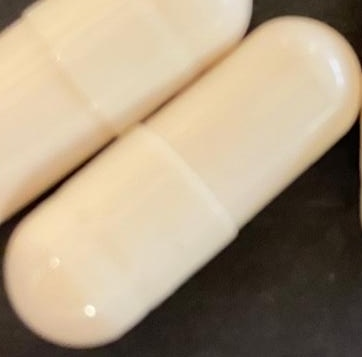
#> input picture contours/imgs/contours.jpeg, 362 x 357 px, found by its file name
$ python contours.py
#> lines starting #> are read from the running program, lines starting #| are printed output that depends on the picture; after the words box and inside, x2 and y2 are one past the last pixel; in counts of white or black regions, pixels touching at a corner belong together
import cv2
import numpy as np

# Step 1: Preprocess - Thresholding (Normal for white capsules on black background)
image = cv2.imread('contours.jpeg')
#> image is the input picture: shape (357, 362, 3); mean B, G, R 129, 153.6, 170.8

lower = np.array([0, 0, 0])
upper = np.array([55, 55, 55])

brightness = -100
contrast = 100
image = np.int16(image)
image = image * (contrast/127+1) - contrast + brightness
image = np.clip(image, 0, 255)
image = np.uint8(image)

gray = cv2.cvtColor(image, cv2.COLOR_BGR2GRAY)
# Since capsules are white, use THRESH_BINARY
_, thresh = cv2.threshold(gray, 0, 255, cv2.THRESH_BINARY + cv2.THRESH_OTSU)
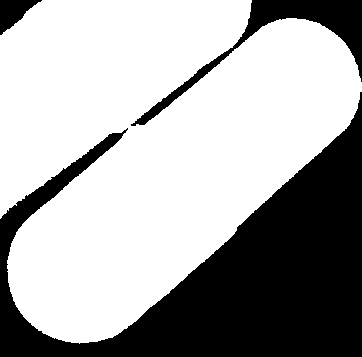
#> thresh: shape (357, 362); 66.5% white; 3 black regions, box (x1, y1, x2, y2) and area: (0, 92, 362, 357) 38073, (131, 0, 362, 126) 4429, (0, 0, 42, 35) 750

# Step 2: Morphological Operations (Opening - Erosion followed by Dilation)
kernel = np.ones((3, 3), np.uint8)
# Erosion - shrink the capsules to separate them
eroded = cv2.erode(thresh, kernel, iterations=2)
#> eroded: shape (357, 362); 63.6% white; 2 black regions, box (x1, y1, x2, y2) and area: (0, 0, 362, 357) 46144, (0, 0, 44, 37) 908
# Dilation - restore capsules to their original size
dilated = cv2.dilate(eroded, kernel, iterations=3)
#> dilated: shape (357, 362); 68% white; 5 black regions (1 under 20 px), largest, box (x1, y1, x2, y2) and area: (0, 93, 362, 357) 36946, (234, 0, 362, 77) 3234, (0, 0, 40, 34) 674, (136, 49, 233, 124) 551

# Step 3: Distance Transform
dist_transform = cv2.distanceTransform(dilated, cv2.DIST_L2, 5)
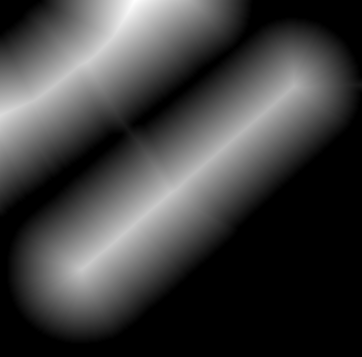
#> dist_transform: shape (357, 362) float32; min 0, max 95, mean 23.8; drawn with min black and max white
# Normalize distance transform for visualization
dist_transform = cv2.normalize(dist_transform, None, 0, 1.0, cv2.NORM_MINMAX)

# Thresholding the distance transform to get the foreground (capsule centers)
_, sure_fg = cv2.threshold(dist_transform, 0.5, 1.0, 0)
#> sure_fg: shape (357, 362) float32; values 0 (black) and 1 (white), 21.6% white; 2 white regions, box (x1, y1, x2, y2) and area: (54, 64, 315, 297) 15501, (0, 0, 206, 157) 12383
sure_fg = np.uint8(sure_fg)

# Step 4: Watershed Algorithm
# Finding unknown region (background minus sure foreground)
unknown = cv2.subtract(dilated, sure_fg)

# Label the sure foreground (capsules)
_, markers = cv2.connectedComponents(sure_fg)
#> markers: shape (357, 362) int32; 3 distinct labels, from 0 to 2

# Add 1 to all labels so that the background becomes 1 instead of 0
markers = markers + 1
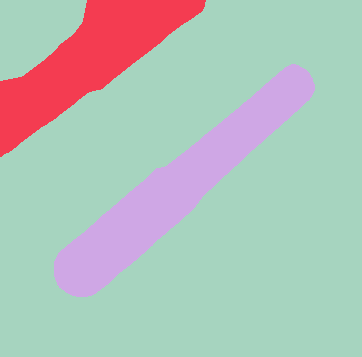
#> markers: shape (357, 362) int32; 3 distinct labels, from 1 to 3; one colour per label, 0 black

# Mark the region of unknown with zero
markers[unknown == 255] = 0
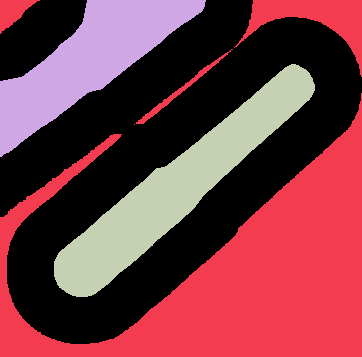
#> markers: shape (357, 362) int32; 4 distinct labels, from 0 to 3; one colour per label, 0 black

# Apply the Watershed algorithm
markers = cv2.watershed(image, markers)
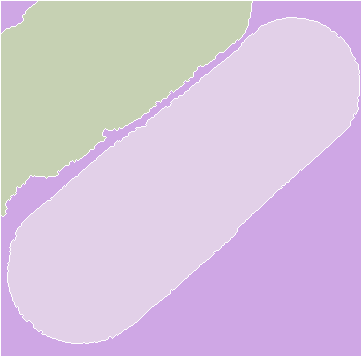
#> markers: shape (357, 362) int32; 4 distinct labels, from -1 to 3; one colour per label, 0 black, -1 white

# Step 5: Draw Contours for Visualization
image[markers == -1] = [255, 0, 0]  # Mark the boundary with red
#> image: shape (357, 362, 3); mean B, G, R 80.1, 112.9, 138.3

cv2.imshow("contours", image)

thresh = cv2.inRange(image, lower, upper)
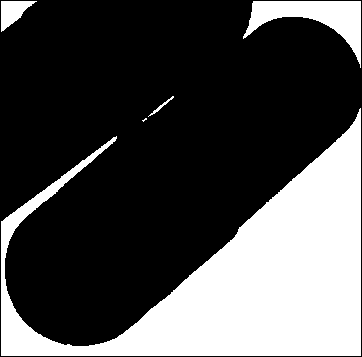
#> thresh: shape (357, 362); 30% white; 5 white regions (1 under 20 px)

# apply morphology
kernel = cv2.getStructuringElement(cv2.MORPH_ELLIPSE, (1, 1))
morph = cv2.morphologyEx(thresh, cv2.MORPH_CLOSE, kernel)

# Display the result
cv2.imshow('Separated Capsules', morph)

# Step 3: Contour Detection
contours, _ = cv2.findContours(morph, cv2.RETR_EXTERNAL, cv2.CHAIN_APPROX_SIMPLE)
#> contours = 5 contours, 1 with area under 20; largest, box (x1, y1, x2, y2) and area: (1, 108, 361, 356) 34498, (243, 1, 361, 68) 2751, (1, 1, 37, 32) 528, (148, 96, 174, 117) 46

# Step 4: Calculate Capsule Area (using Contours)
for contour in contours:
    area = cv2.contourArea(contour)
    # Optionally, get rotated bounding box if needed
    rect = cv2.minAreaRect(contour)
    box = cv2.boxPoints(rect)
    box = np.intp(box)
    cv2.drawContours(image, [box], 0, (0, 255, 0), 2)

    print("Capsule area:", area)
#> this loop made 5 passes
#> (area, rect, box) on passes 2 to 5: (34497.5, ((180.5, 231.5), (247, 359), -90), [[360, 355], [1, 355], [1, 108], [360, 108]]), (46, ((160.7, 106.2), (32.01, 2.69), -39.81), [[149, 117], [147, 115], [172, 94], [173, 96]]), (2751, ((301.5, 34), (66, 117), -90), [[360, 67], [243, 67], [243, 1], [360, 1]]), (528, ((18.5, 16), (30, 35), -90), [[36, 31], [1, 31], [1, 1], [36, 1]])
#| Capsule area: 3.5
#| Capsule area: 34497.5
#| Capsule area: 46.0
#| Capsule area: 2751.0
#| Capsule area: 528.0
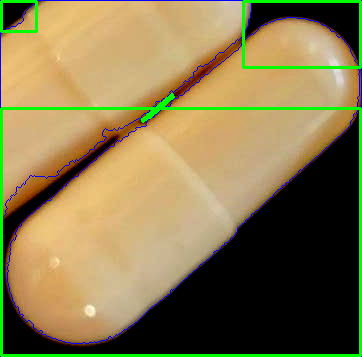
#> image: shape (357, 362, 3); mean B, G, R 76.2, 120.9, 135

print("Total area of image:", image.shape[0] * image.shape[1])
#| Total area of image: 129234

# Display result
cv2.imshow('Capsule Segmentation', image)
cv2.waitKey(0)
cv2.destroyAllWindows()

# [45 lines of commented-out code are left out]
